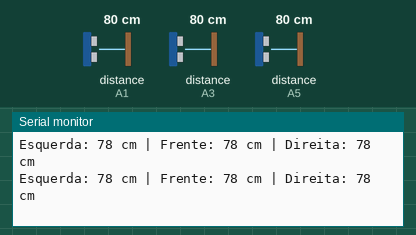
Simulated run of this sketch. Board: Arduino Uno, built with avr-gcc and run on an emulated ATmega328P. On the bench: the last lines printed to the serial monitor. Wiring (inferred from the names in the program): 3 × ultrasonic range finder: trigger A0, echo A1 / trigger A2, echo A3 / trigger A4, echo A5. Inputs (shaded band) come from the test bench; at power-on: distance to the obstacle (sensors on A1, A3, A5) 80 cm. The echo pulse lasts 58.3 µs per cm.

Above: at 1.2 s.
1.3 s: distance to the obstacle (sensor on A1) set to 299 cm
At 1.84 s:
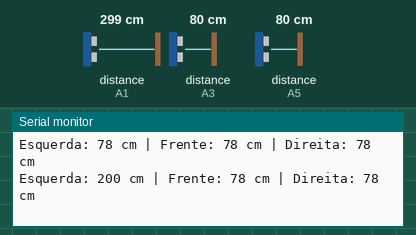
4.3 s: distance to the obstacle (sensor on A3) set to 203 cm
At 4.48 s:
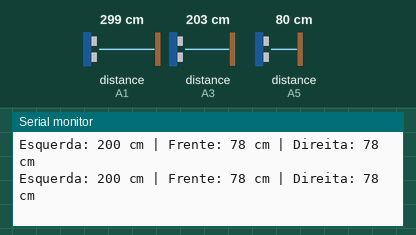
7.3 s: distance to the obstacle (sensor on A5) set to 2 cm
At 7.5 s:
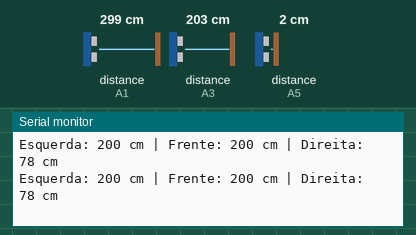
10.3 s: distance to the obstacle (sensor on A3) set to 250 cm
At 10.49 s:
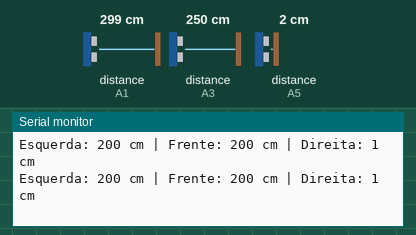
13.3 s: distance to the obstacle (sensor on A1) set to 250 cm
16.3 s: distance to the obstacle (sensor on A5) set to 18 cm
At 16.81 s:
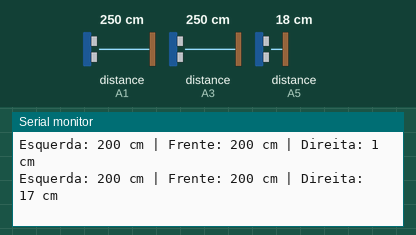
Timing chart, 0 to 19.3 s (numbered marks = the images above; inputs shaded):
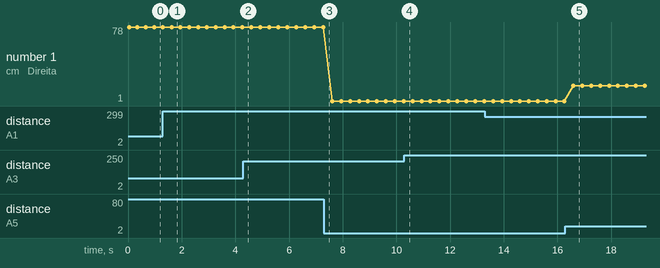

The sketch:

TesteSensores.ino
```cpp
// === Definições de pinos ===
const int lTrig = A0, lEcho = A1; // Sensor esquerdo
const int fTrig = A2, fEcho = A3; // Sensor frontal
const int rTrig = A4, rEcho = A5; // Sensor direito

// === Função de leitura do sonar ===
long readUltrasonic(int trig, int echo) {
  digitalWrite(trig, LOW);
  delayMicroseconds(2);
  digitalWrite(trig, HIGH);
  delayMicroseconds(10);
  digitalWrite(trig, LOW);

  long duration = pulseIn(echo, HIGH, 20000); // tempo máximo de espera (20ms)
  long distance = duration * 0.034 / 2;       // converte para cm

  if (distance == 0 || distance > 200) distance = 200; // limite máximo
  return distance;
}

// === Setup ===
void setup() {
  pinMode(lTrig, OUTPUT);
  pinMode(lEcho, INPUT);
  pinMode(fTrig, OUTPUT);
  pinMode(fEcho, INPUT);
  pinMode(rTrig, OUTPUT);
  pinMode(rEcho, INPUT);

  Serial.begin(9600);
  Serial.println("=== Teste dos 3 sensores ultrassônicos ===");
}

// === Loop principal ===
void loop() {
  long leftDist = readUltrasonic(lTrig, lEcho);
  long frontDist = readUltrasonic(fTrig, fEcho);
  long rightDist = readUltrasonic(rTrig, rEcho);

  Serial.print("Esquerda: ");
  Serial.print(leftDist);
  Serial.print(" cm | Frente: ");
  Serial.print(frontDist);
  Serial.print(" cm | Direita: ");
  Serial.print(rightDist);
  Serial.println(" cm");

  delay(300); // pequena pausa para leitura estável
}
```

Measured:
- after the input at 1.3 s, the serial monitor: prints a new line after 0.32 s (image 1)
- after the input at 16.3 s, the serial monitor: prints a new line after 0.29 s (image 5)
- plotted number 1: 78 → 1 after the input at 7.3 s, 1 → 17 after the input at 16.3 s
